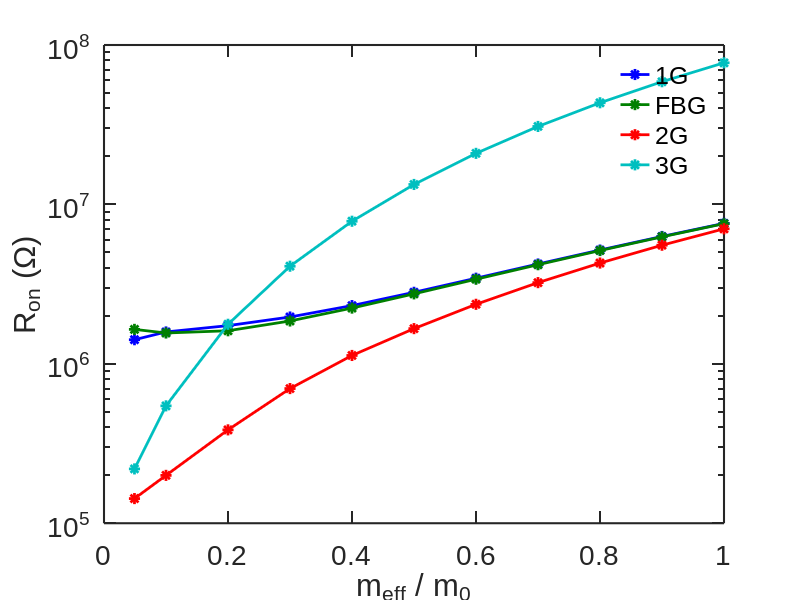
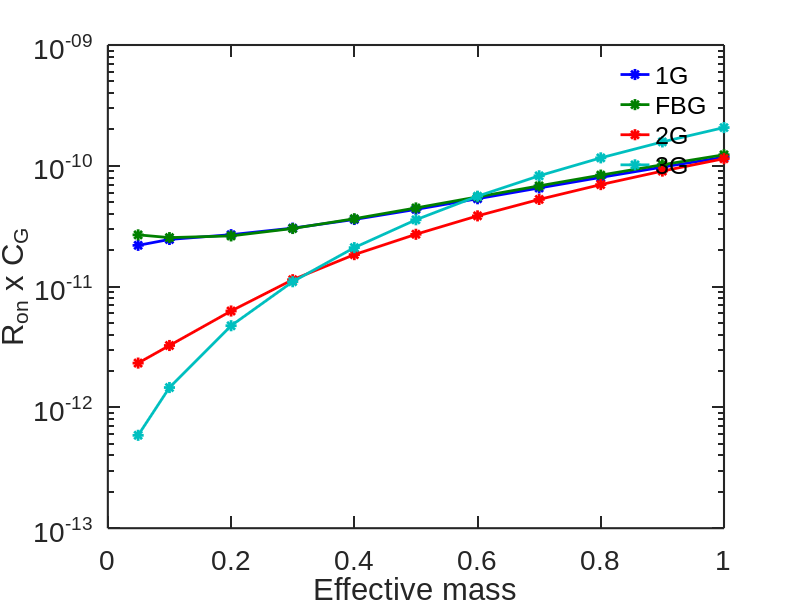

MATLAB code to generate these figures, in order:
clear;
close all; 

% %%%%%%%%%%%%%%%%%%%%%%%%%%%%%%%% %
% Figure settings for publications %
% %%%%%%%%%%%%%%%%%%%%%%%%%%%%%%%% %
 
% The new defaults will not take effect if there are any open figures. To
% use them, we close all figures, and then repeat the first example.

%close all;
 
% Default settings: Default + Object type + Property
 
% Object type: Line
set(0,'DefaultLineLineWidth',2);
set(0,'DefaultLineMarkerSize',8);
 
% Object type: Axes
set(0,'DefaultAxesFontName','Arial');
set(0,'DefaultAxesFontSize',20);
set(0,'DefaultAxesLineWidth',1.5);
set(0,'DefaultAxesTickLength',[0.02 0.02]);
% set(0,'DefaultAxesUnits','inches');
% set(0,'DefaultAxesOuterPosition', [0 0 7 7]);
% set(0,'DefaultAxesPosition',[1 1 5 4]); 
%%set(0,'DefaultAxesUnits','normalized');
%%set(0,'DefaultAxesOuterPosition', [0 0 1 1]);
%%set(0,'DefaultAxesPosition',[0.15 0.15 0.7 0.7]); 
 
% Object type: Text
set(0,'DefaultTextFontName','Arial');
set(0,'DefaultTextFontSize',20);
set(0,'DefaultTextInterpreter','remove')
% set(0,'DefaultTextFontName','remove');
% set(0,'DefaultTextFontSize','remove');
% set(0,'DefaultTextInterpreter','remove');
	   
map = [0, 0, 1
    0, 0.5, 0
    1, 0, 0
    0, 0.75, 0.75
    0.75, 0, 0.75];

addpath C:\Users\becahp\UnB\Artigo\Simulacoes\_07v30\05_meffsaida\1G
addpath C:\Users\becahp\UnB\Artigo\Simulacoes\_07v30\05_meffsaida\2G
addpath C:\Users\becahp\UnB\Artigo\Simulacoes\_07v30\05_meffsaida\3G
addpath C:\Users\becahp\UnB\Artigo\Simulacoes\_07v30\05_meffsaida\FBG
addpath C:\Users\becahp\UnB\Artigo\Simulacoes\_07v30\05_meffsaida\re

%%%- calcular resistência a partir das curvas de saída para as quatro arquiteturas
%%%	- polyfit, inverso do slope é a resistencia
%%%	- calcular entre 0.1, 0.2, 0.3
%%%	- curva de Vgs = 2V, 1.2V

pule = 0;

if pule == 1

for aux = 1:4

op2 = [];
if aux == 1
op2 = rdcelpa('re/n_1g_meff_004_dd_iv.elpa','*',[],op2); %
op2 = rdcelpa('1G/n_1g_meff_01_dd_iv.elpa','*',[],op2);
op2 = rdcelpa('1G/n_1g_meff_02_dd_iv.elpa','*',[],op2);
op2 = rdcelpa('1G/n_1g_meff_03_dd_iv.elpa','*',[],op2);
op2 = rdcelpa('1G/n_1g_meff_04_dd_iv.elpa','*',[],op2);
op2 = rdcelpa('1G/n_1g_meff_05_dd_iv.elpa','*',[],op2);
op2 = rdcelpa('1G/n_1g_meff_06_dd_iv.elpa','*',[],op2);
op2 = rdcelpa('1G/n_1g_meff_07_dd_iv.elpa','*',[],op2);
op2 = rdcelpa('1G/n_1g_meff_08_dd_iv.elpa','*',[],op2);
op2 = rdcelpa('1G/n_1g_meff_09_dd_iv.elpa','*',[],op2);
op2 = rdcelpa('1G/n_1g_meff_10_dd_iv.elpa','*',[],op2);
end

if aux == 2
op2 = rdcelpa('re/n_fbg_meff_004_dd_iv.elpa','*',[],op2); %
op2 = rdcelpa('FBG/n_fbg_meff_01_dd_iv.elpa','*',[],op2);
op2 = rdcelpa('FBG/n_fbg_meff_02_dd_iv.elpa','*',[],op2);
op2 = rdcelpa('FBG/n_fbg_meff_03_dd_iv.elpa','*',[],op2);
op2 = rdcelpa('FBG/n_fbg_meff_04_dd_iv.elpa','*',[],op2);
op2 = rdcelpa('FBG/n_fbg_meff_05_dd_iv.elpa','*',[],op2);
op2 = rdcelpa('FBG/n_fbg_meff_06_dd_iv.elpa','*',[],op2);
op2 = rdcelpa('FBG/n_fbg_meff_07_dd_iv.elpa','*',[],op2);
op2 = rdcelpa('FBG/n_fbg_meff_08_dd_iv.elpa','*',[],op2);
op2 = rdcelpa('FBG/n_fbg_meff_09_dd_iv.elpa','*',[],op2);
op2 = rdcelpa('FBG/n_fbg_meff_10_dd_iv.elpa','*',[],op2);
end

if aux == 3
op2 = rdcelpa('re/n_2g_meff_004_dd_iv.elpa','*',[],op2); %
op2 = rdcelpa('re/n_2g_meff_01_dd_iv.elpa','*',[],op2); %
op2 = rdcelpa('2G/n_2g_meff_02_dd_iv.elpa','*',[],op2);
op2 = rdcelpa('2G/n_2g_meff_03_dd_iv.elpa','*',[],op2);
op2 = rdcelpa('re/n_2g_meff_04_dd_iv.elpa','*',[],op2); %
op2 = rdcelpa('2G/n_2g_meff_05_dd_iv.elpa','*',[],op2);
op2 = rdcelpa('2G/n_2g_meff_06_dd_iv.elpa','*',[],op2);
op2 = rdcelpa('2G/n_2g_meff_07_dd_iv.elpa','*',[],op2);
op2 = rdcelpa('2G/n_2g_meff_08_dd_iv.elpa','*',[],op2);
op2 = rdcelpa('2G/n_2g_meff_09_dd_iv.elpa','*',[],op2);
op2 = rdcelpa('2G/n_2g_meff_10_dd_iv.elpa','*',[],op2);
end

if aux == 4
op2 = rdcelpa('3G/n_3g_meff_004_dd_iv.elpa','*',[],op2); 
op2 = rdcelpa('re/n_3g_meff_01_dd_iv.elpa','*',[],op2); %
op2 = rdcelpa('3G/n_3g_meff_02_dd_iv.elpa','*',[],op2);
op2 = rdcelpa('3G/n_3g_meff_03_dd_iv.elpa','*',[],op2);
op2 = rdcelpa('3G/n_3g_meff_04_dd_iv.elpa','*',[],op2);
op2 = rdcelpa('3G/n_3g_meff_05_dd_iv.elpa','*',[],op2);
op2 = rdcelpa('3G/n_3g_meff_06_dd_iv.elpa','*',[],op2);
op2 = rdcelpa('3G/n_3g_meff_07_dd_iv.elpa','*',[],op2);
op2 = rdcelpa('3G/n_3g_meff_08_dd_iv.elpa','*',[],op2);
op2 = rdcelpa('3G/n_3g_meff_09_dd_iv.elpa','*',[],op2);
op2 = rdcelpa('3G/n_3g_meff_10_dd_iv.elpa','*',[],op2);
end

%%%%%%%%%%%%%%%%%%%%%%%%%%%%%%%%%%%%%%%%%%%%%%%%%%%%%%%%%%%%%%%%%%%%%%%%%%%%%%%%% R_on
for i=1:length(op2)
%res(i) = calc_res(i, op2);
%[res(1,i),res(2,i)] = calc_res(i, op2);

res(aux, i) = calc_res2(i, op2);
end %i=1:length(op2) 

end %for aux = 1:4

end %if pule


meff = [4.914666977601574E-002, 0.1, 0.2, 0.3, 0.4, 0.5, 0.6, 0.7, 0.8, 0.9, 1.0];

% primeiros valores errados
% aux_res_1 = [NaN	1584843.12832697	1736122.29696076	1966644.99724292	2318828.17105639	2809504.71234816	3443772.25656512	4228225.30683158	5173931.09085599	6294505.20318453	7604708.52863841];
% aux_res_2 = [NaN	1560809.57716017	1612544.61798117	1856619.81207543	2237021.72328399	2747405.60423333	3393386.64575797	4185337.83767121	5136036.72868284	6259600.42199283	7570899.12522633];
% aux_res_3 = [83410.0091646755	NaN	385228.272816330	699466.403557929	NaN	1662705.96539677	2362351.75554844	3230937.01762964	4287028.51323948	5547307.69954435	7028932.83299090];
% aux_res_4 = [219179.030145731	292761.159232826	1770304.17390555	4095335.52796050	7842530.73029583	13338919.1314967	20904239.0391289	30838394.5177666	43409077.4756486	58844552.1172962	77326702.0184879];

aux_res_1 = [1416423.98042636	1584843.12832697	1736122.29696076	1966644.99724292	2318828.17105639	2809504.71234816	3443772.25656512	4228225.30683158	5173931.09085599	6294505.20318453	7604708.52863841];
aux_res_2 = [1644874.50585947	1560809.57716017	1612544.61798117	1856619.81207543	2237021.72328399	2747405.60423333	3393386.64575797	4185337.83767121	5136036.72868284	6259600.42199283	7570899.12522633];
aux_res_3 = [142781.174499161	199629.673301637	385228.272816330	699466.403557929	1128382.57637664	1662705.96539677	2362351.75554844	3230937.01762964	4287028.51323948	5547307.69954435	7028932.83299090];
aux_res_4 = [219179.030145731	544902.424159322	1770304.17390555	4095335.52796050	7842530.73029583	13338919.1314967	20904239.0391289	30838394.5177666	43409077.4756486	58844552.1172962	77326702.0184879];

%% 
%aux_res_1 = aux_res_1 * 1e-3;
%aux_res_2 = aux_res_2 * 1e-3;
%aux_res_3 = aux_res_3 * 1e-3;
%aux_res_4 = aux_res_4 * 1e-3;


figure
semilogy(meff, aux_res_1,'Color',map(1,:), 'Marker', '*');
hold
semilogy(meff, aux_res_2,'Color',map(2,:),'Marker', '*');
semilogy(meff, aux_res_3,'Color',map(3,:),'Marker', '*');
semilogy(meff, aux_res_4,'Color',map(4,:),'Marker', '*');

xlabel('m_{eff} / m_0');
ylabel('R_{on} (\Omega)');

legend({'1G', 'FBG','2G', '3G'}, 'Location', 'best');
legend('boxoff');

cg_1g = 1.55E-17;
cg_fbg = 1.63E-17;
cg_2g = 1.63E-17;
cg_3g = 2.68E-18;

aux_res_1 = aux_res_1 * cg_1g;
aux_res_2 = aux_res_2 * cg_fbg;
aux_res_3 = aux_res_3 * cg_2g;
aux_res_4 = aux_res_4 * cg_3g;


figure
semilogy(meff, aux_res_1,'Color',map(1,:), 'Marker', '*');
hold
semilogy(meff, aux_res_2,'Color',map(2,:),'Marker', '*');
semilogy(meff, aux_res_3,'Color',map(3,:),'Marker', '*');
semilogy(meff, aux_res_4,'Color',map(4,:),'Marker', '*');

xlabel('Effective mass');
ylabel('R_{on} x C_G');

legend({'1G', 'FBG','2G', '3G'}, 'Location', 'best');
legend('boxoff');


%%%%%%%%%%%%%%%%%%%%%%%%%%%%%%%%%%%%%%%%%%%%%%%%%%%%%%%%%%%%%%%%%%%%%%%%%%%%%%%%%
% indice = struct('a',{},'b',{},'c',{});
% res = struct('a',{},'b',{},'c',{},'media',{});

% indice(1).a = find(op2.D>0.0 & op2.D<0.2);
% indice(1).b = find(op2.D>0.2 & op2.D<0.4);
% indice(1).c = find(op2.D>0.4 & op2.D<0.6);

% %p(1) slope; p(2) constant
% p(1,:) = polyfit(op2.D(indice(1).a),op2.Isum(indice(1).a), 1);
% p(2,:) = polyfit(op2.D(indice(1).b),op2.Isum(indice(1).b), 1);
% p(3,:) = polyfit(op2.D(indice(1).c),op2.Isum(indice(1).c), 1);

% %res(1) = 1/p(1);
% res(1).a = 1/p(1,1);
% res(1).b = 1/p(2,1);
% res(1).c = 1/p(3,1);

% res(1).media = (res(1).a + res(1).b + res(1).c) / segmentos;



%%%%%%%%%%%%%%%%%%%%%%%%%%%%%%%%%%%%%%%%%%%%%%%%%%%%%%%%%%%%%%%%%%%%%%%%%%%%%%%%%
%indice(1,:) = find(op2.D>0.0 & op2.D<0.2);
%indice(2,:) = find(op2.D>0.2 & op2.D<0.4);
%indice(3,:) = find(op2.D>0.4 & op2.D<0.6);

%p(1) slope; p(2) constant
%p = polyfit(op2.D(indice),op2.Isum(indice), 1);
%res(1) = 1/p(1);

%for i=1:3
%p = polyfit(op2.D(indice(i)),op2.Isum(indice(i)), 1);
%end
%
%fit = polyval(p, op2.D(indice));
%x = op2.D(indice)
%y = op2.Isum(indice)
%
%figure
%h(1) = plot(op2(1).D,op2(1).Isum ); hold on
%plot(x,y, 'r');
%x = x - 0.05;
%%plot(x,fit,'k--');
